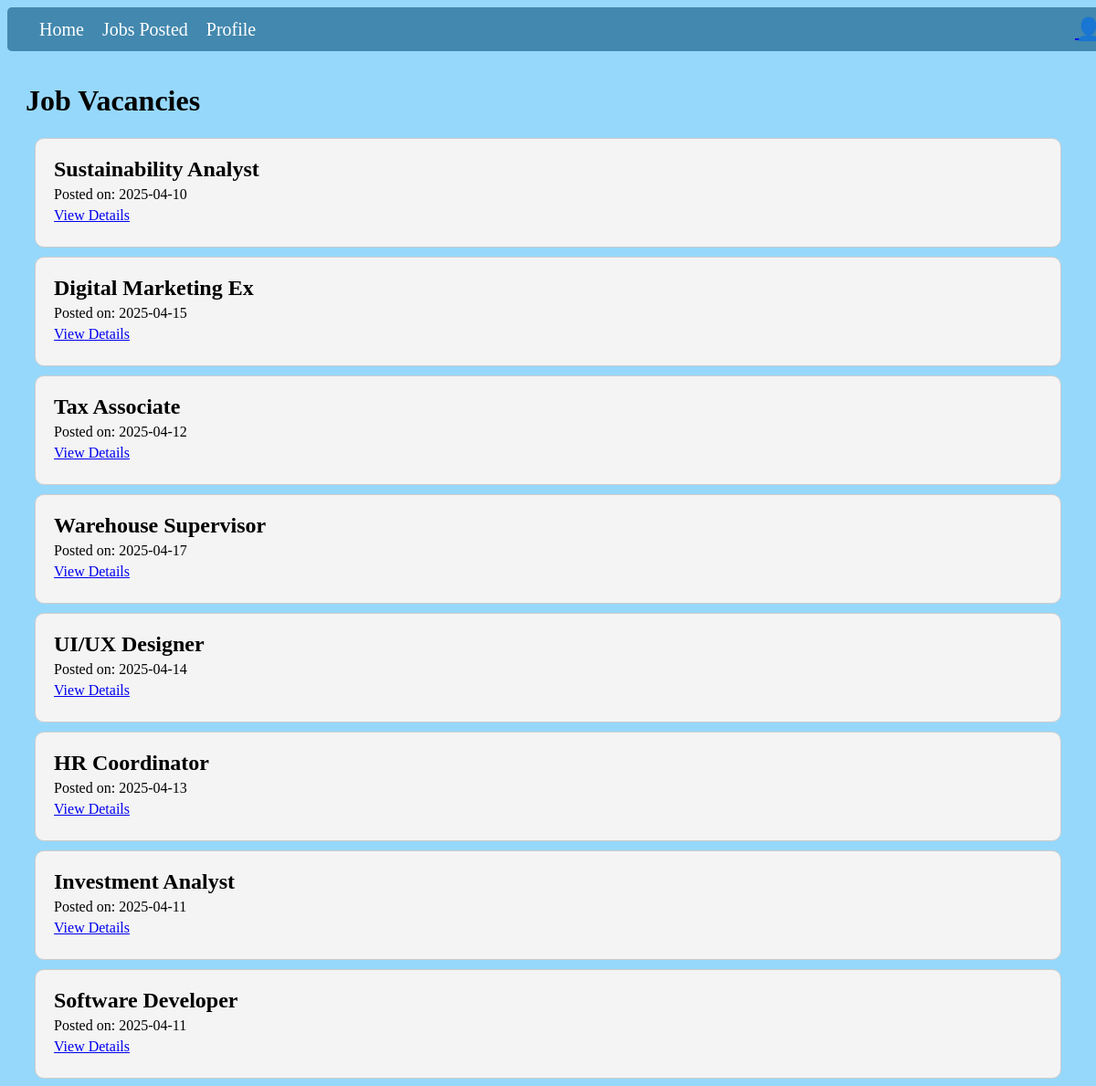
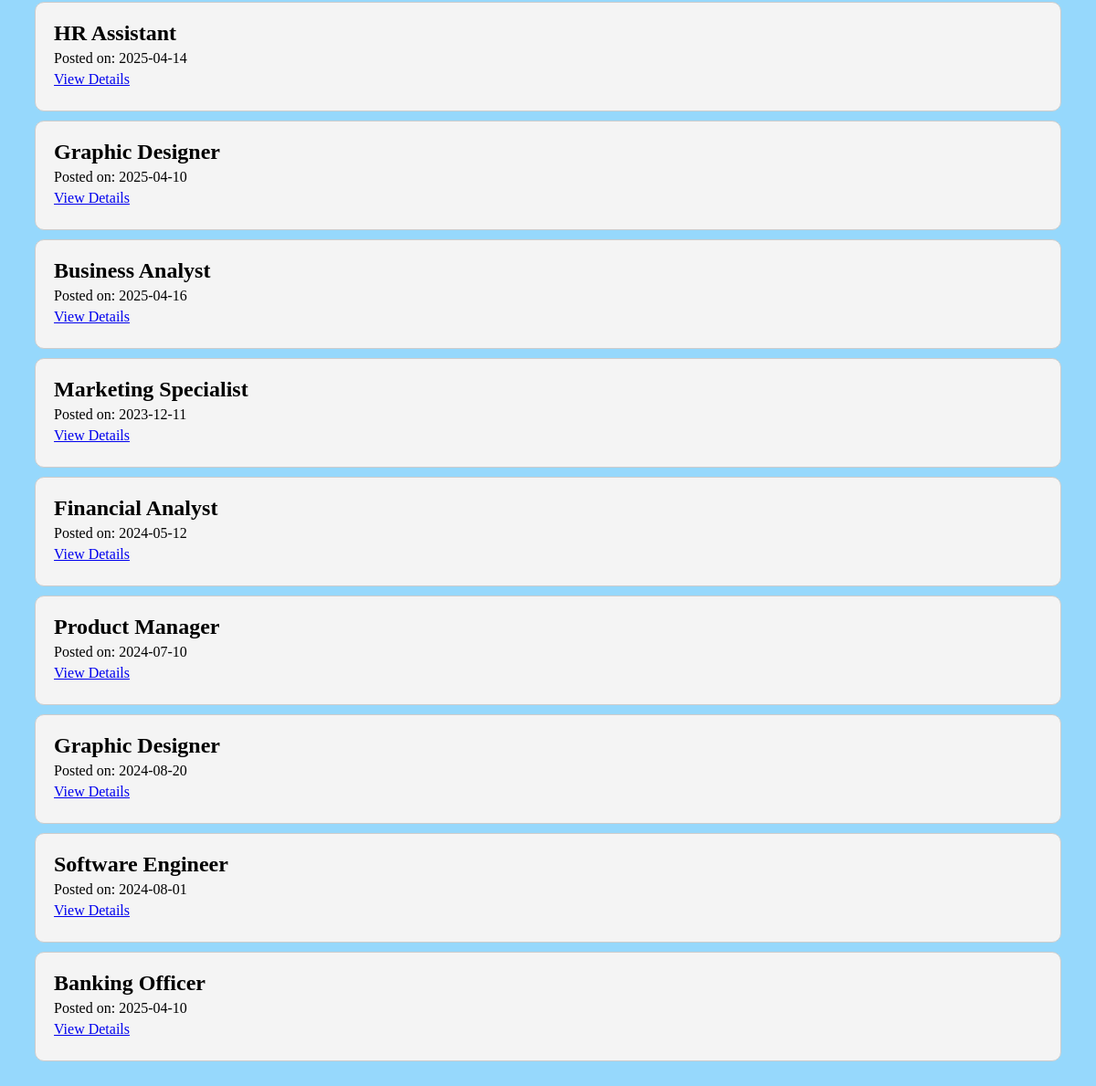
The app's page /employerhome.php with its own data (2 pictures, top to bottom).
### tables this page shows
CREATE TABLE `jobs` (
  `JobID` varchar(10) NOT NULL,
  `EmpID` int(10) NOT NULL,
  `Title` varchar(30) NOT NULL,
  `Description` varchar(600) NOT NULL,
  `Location` varchar(80) NOT NULL,
  `Salary` double NOT NULL,
  `DatePosted` date NOT NULL,
  `JobType` varchar(30) NOT NULL,
  `JobCategory` varchar(100) NOT NULL,
  `YearsOfExperience` int(5) NOT NULL
);

### employerhome.php (the view, shortened to what this page needs)
<?php
$servername = "localhost";
$username = "root";
$password = "";
$dbname = "jobrecruitment";
$conn = new mysqli($servername, $username, $password, $dbname);
$sql = "SELECT Title, DatePosted FROM jobs";
$result = $conn->query($sql);
?>
<!DOCTYPE html>
<html lang="en">
<head>
    <link rel="stylesheet" type="text/css" href="css/employerpage.css?v=1.1">
</head>
<body>
<nav>
    <ul>
        <li><a href="employerhome.php">Home</a></li>
        <li><a href="jobsPosted.php">Jobs Posted</a></li>
        <li><a href="profile.php">Profile</a></li>
    </ul>
    <div class="login-icon">
    <a href="registercompany.php">👤</a>    </div>
</nav>
<div class="jobs-container">
    <h1>Job Vacancies</h1>
    <?php
    if ($result->num_rows > 0) {
        while($row = $result->fetch_assoc()) {
            echo '<div class="job-block">';
            echo '<h2>' . htmlspecialchars($row["Title"]) . '</h2>';
            echo '<p>Posted on: ' . htmlspecialchars($row["DatePosted"]) . '</p>';
            echo '<p><a href="jobdetails.php?Title=' . urlencode($row["Title"]) . '">View Details</a></p>';
            echo '</div>';
        }
    } else {
        echo "No jobs found.";
    }
    ?>
</div>
</body>
</html>

### css/employerpage.css (style rules this page uses)
body { background-color: hsl(201, 95%, 70%,.7); background-image: url("https://images.unsplash.com/photo-1440492248262-6895f9da82fc?crop=entropy&cs=srgb&fm=jpg&ixid=MXwxNDU4OXwwfDF8cmFuZG9tfHx8fHx8fHw&ixlib=rb-1.2.1&q=85"); background-blend-mode: multiply; background-position: center center; background-repeat: no repeat; background-attachment: fixed; }
nav { background-color: #094f7795; padding: 10px 15px; border-radius: 5px; margin: 0 auto; width : 100%; display: flex; justify-content: space-between; align-items: center; color: white; }
nav ul { list-style: none; padding: 0; margin: 0; font: 20px serif; display: flex; }
nav ul li { margin-left: 20px; }
nav ul li a { color: white; text-decoration: none; }
nav .login-icon { font-size: 1.5em; }
.jobs-container { padding: 15px 20px; }
.job-block { border: 1px solid #ccc; padding: 20px; margin: 10px; border-radius: 10px; background-color: #f4f4f4; }
.job-block h2 { margin: 0; }
.job-block p { margin: 5px 0; }

### records on screen
jobs: Title "Sustainability Analyst", DatePosted "2025-04-10"
jobs: Title "Digital Marketing Ex", DatePosted "2025-04-15"
jobs: Title "Tax Associate", DatePosted "2025-04-12"
jobs: Title "Warehouse Supervisor", DatePosted "2025-04-17"
jobs: Title "UI/UX Designer", DatePosted "2025-04-14"
jobs: Title "HR Coordinator", DatePosted "2025-04-13"
jobs: Title "Investment Analyst", DatePosted "2025-04-11"
jobs: Title "Software Developer", DatePosted "2025-04-11"
jobs: Title "HR Assistant", DatePosted "2025-04-14"
jobs: Title "Graphic Designer", DatePosted "2025-04-10"
jobs: Title "Business Analyst", DatePosted "2025-04-16"
jobs: Title "Marketing Specialist", DatePosted "2023-12-11"
jobs: Title "Financial Analyst", DatePosted "2024-05-12"
jobs: Title "Product Manager", DatePosted "2024-07-10"
jobs: Title "Graphic Designer", DatePosted "2024-08-20"
jobs: Title "Software Engineer", DatePosted "2024-08-01"
jobs: Title "Banking Officer", DatePosted "2025-04-10"
